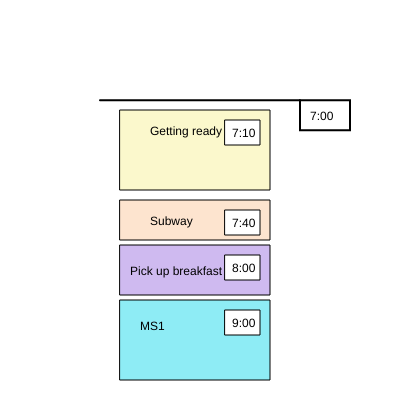
Frame 1 (no input)
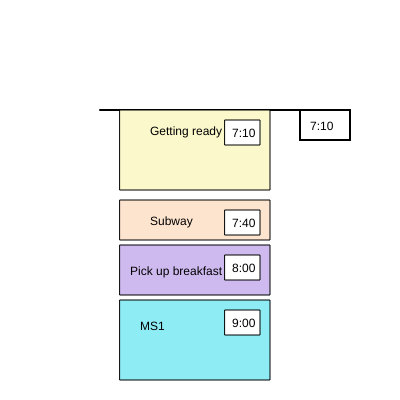
Frame 60 (no input)
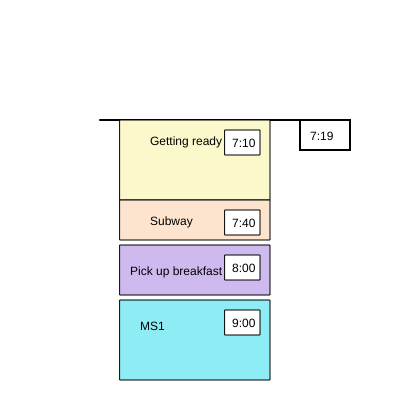
Frame 120 (the mouse pressed at the canvas centre since frame 60)

The p5.js sketch that drew these frames (run headless with seeded random() and noise() and a simulated clock; from frame 60 on, the mouse is pressed at the canvas centre):

// p5.js sketch
// ── sketch.js
let y_time_bar = 10;
let x = 0; 
let speed = 0.005;
let t1=t2=t3=t4=xBH=0;
let height1 = 80, height2=40, height3=50;



function setup() {
  createCanvas(400, 400);
  frameRate(30);
}

function draw() {
  background(255, 255, 255);
  
  // Use deltaTime to calculate
  // a change in position.
  let deltaX = speed * deltaTime;

  // Update the x variable.
  x += deltaX;
  
  //Update time in the little clock
  let timeString = '7:00';
  if (x < 10) {
    timeString = '7:' + '0' + int(x);
  }
  else if ((x < 60) && (x >=10)) {
    timeString = '7:' + int(x);
  }
  else if ((x >= 60) && (x<70)) {
    timeString = '8:0'+ (int(x)-60);
  }
  else if (x >= 70) {
    timeString = '8:' + (int(x)-60);
  }
  
  ///Move tasks
  if (x >= (110-100)) { 
  t1 = x -10;
  }
  
  if ( (x + height1) >= (200-100)) { 
  t2 = x - 20;
  }
  if ( (x + height1 + height2) >= (245 - 100) ){
    t3 = x - 25;
    xBH = x-25;
  }
  
  //Create little clock that moves representing the passing of time
  push();
  translate(0, x)
  noFill();
  strokeWeight(2);
  rect(300, 100, 50, 30);
  line(100, 100, 300, 100);
  fill('black');
  text(timeString, 310, 100+20);
  pop();
  
  //Create tasks 
  
  // T1 - Getting ready
  push();
  translate(0, t1);
  push();
  fill(251, 248, 204);
  rect(120, 110, 150, height1);
  fill(255, 255, 255);
  rect(225, 120, 35, 25);
  fill('black');
  text('7:10', 225+7, 110 +10 +17);
  text('Getting ready', 120 +30, 110 + 25);
  pop();
  pop();
  
  // T2 - Subway
  push();
  translate(0, t2);
  push();
  fill(253, 228, 207);
  rect(120, 200, 150, height2);
  fill(255, 255, 255);
  rect(225, 200+10, 35, 25);
  fill('black');
  text('7:40', 225+7, 200+10+17);
  text('Subway', 120+30, 200 + 25);
  pop();
  pop();
  
  
  // T3 - Breakfast
  push();
  translate(xBH*5, t3);
  push();
  fill(207, 186, 240);
  rect(120, 245, 150, height3);
  fill(255, 255, 255);
  rect(225, 245+10, 35, 25);
  fill('black');
  text('8:00', 225+7, 255+17);
  text('Pick up breakfast', 120+10, 245 + 30);
  pop();
  pop();
  
  
  // T4 - Class
  push();
  fill(142, 236, 245);
  rect(120, 300, 150, 80);
  fill(255, 255, 255);
  rect(225, 310, 35, 25);
  fill('black');
  text('9:00', 225+7, 310+17);
  text('MS1', 120+20, 300 + 30)
  pop();
  
}
